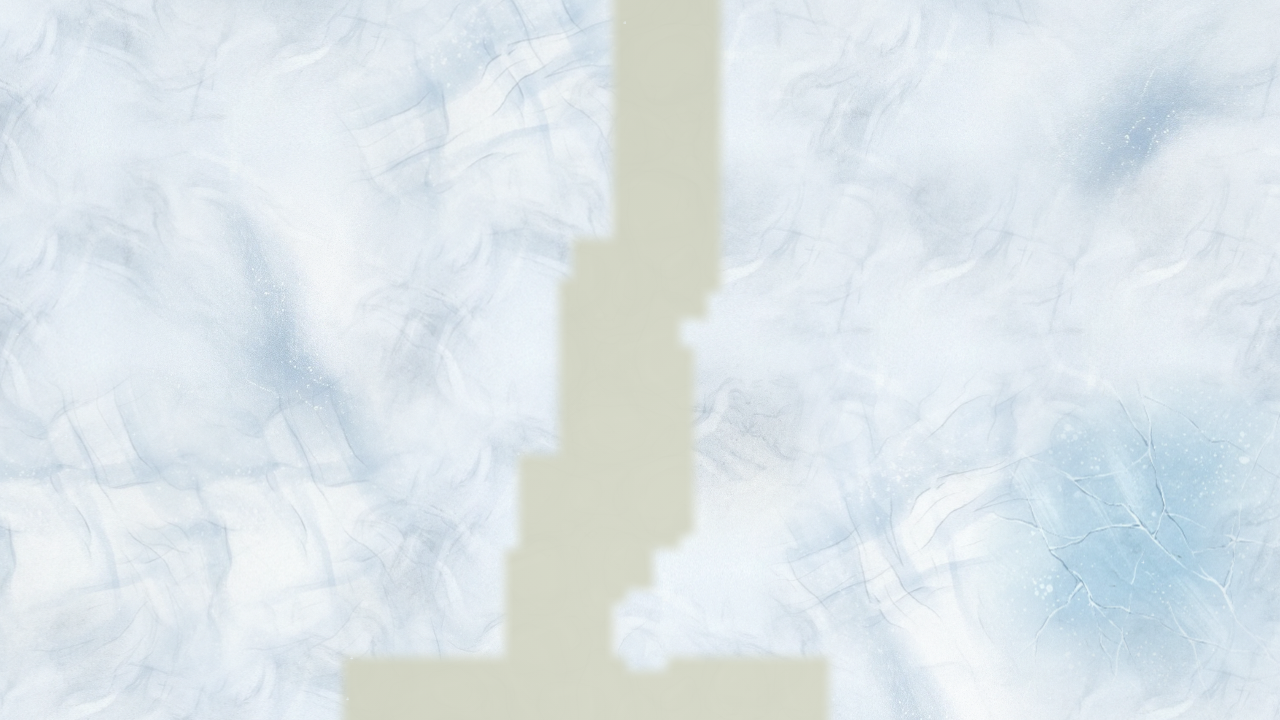
#> input picture jianghu-bot/review/v18_p5_snow_test/P11_xueshan.png, 1280 x 720 px
$ python pixelGates.py ../../review/v18_p5_snow_test/P11_xueshan.png
#> lines starting #> are read from the running program, lines starting #| are printed output that depends on the picture
#!/usr/bin/env python3
"""
scripts/v16/pixelGates.py
Authoritative Visual & Pixel Gates Evaluator for Jianghu Bot V16 (Prompt V16 P0)

Metrik yang diukur:
1. streakCoherence: Structure tensor gradien (Gaussian sigma=3px), coherence = (lam1-lam2)/(lam1+lam2) <= 0.30
2. lowFreqStraightEdge: Low-pass blur 25px, Canny/Hough garis lurus panjang >= 6 sel dengan Delta-E >= 8 (lulus = 0)
3. biomeTransition: Profil warna tegak lurus tepi sepanjang 3 sel (lebar 10-90% >= 0.7 sel, kelurusan RMS >= 0.35 sel)
4. roadNaturalness: Kekasaran tepi (std 0.04-0.14 sel), segmen lurus < 5 sel, kontras Delta-L >= 6 & Delta-E >= 10, salju opaque netral (B-R <= 18)
5. groundTextureRichness: Patch 300x300px bebas objek: std luminansi in [6, 20], Sobel mean >= 4, >= 3 komponen warna dominan (Delta-E >= 6)
6. groundColorSanity: Kelas 'field': H in [65..100] deg, S in [0.25..0.55], V in [0.42..0.70]; 'stone': S <= 0.22, |B-R| <= 25; 'grass': H in [65..125] deg
"""

import os
import sys
import json
import math
import numpy as np
from PIL import Image, ImageFilter

SCRIPT_DIR = os.path.dirname(os.path.abspath(__file__))
PROJECT_DIR = os.path.abspath(os.path.join(SCRIPT_DIR, "../../"))
REVIEW_DIR = os.path.join(PROJECT_DIR, "review")

# [25 lines left out: function rgb_to_hsv_np, not called in this run]

def rgb_to_lab(arr):
    """Simple RGB [0..255] to CIE Lab conversion."""
    rgb = arr.astype(np.float32) / 255.0
    # sRGB to linear
    mask = rgb > 0.04045
    rgb[mask] = ((rgb[mask] + 0.055) / 1.055) ** 2.4
    rgb[~mask] = rgb[~mask] / 12.92
    rgb *= 100.0

    # Linear to XYZ (D65)
    x = rgb[..., 0] * 0.4124 + rgb[..., 1] * 0.3576 + rgb[..., 2] * 0.1805
    y = rgb[..., 0] * 0.2126 + rgb[..., 1] * 0.7152 + rgb[..., 2] * 0.0722
    z = rgb[..., 0] * 0.0193 + rgb[..., 1] * 0.1192 + rgb[..., 2] * 0.9505

    # Normalize for D65
    x /= 95.047
    y /= 100.000
    z /= 108.883

    def f(t):
        delta = 6.0 / 29.0
        return np.where(t > delta**3, t ** (1.0 / 3.0), t / (3 * delta**2) + 4.0 / 29.0)

    fx = f(x)
    fy = f(y)
    fz = f(z)

    L = 116.0 * fy - 16.0
    a = 500.0 * (fx - fy)
    b = 200.0 * (fy - fz)
    return np.stack([L, a, b], axis=-1)

def gaussian_blur_2d_np(arr, sigma=3.0):
    """Pure numpy 2D separable Gaussian blur for any float array."""
    radius = int(math.ceil(sigma * 3.0))
    x = np.arange(-radius, radius + 1, dtype=np.float32)
    kernel = np.exp(-0.5 * (x / sigma) ** 2)
    kernel /= np.sum(kernel)

    # 1D along horizontal axis
    h, w = arr.shape[:2]
    out_h = np.zeros_like(arr, dtype=np.float32)
    for y in range(h):
        out_h[y, :] = np.convolve(arr[y, :], kernel, mode='same')

    # 1D along vertical axis
    out = np.zeros_like(arr, dtype=np.float32)
    for x_i in range(w):
        out[:, x_i] = np.convolve(out_h[:, x_i], kernel, mode='same')
    return out

def get_clean_patch(img_arr, size=(600, 400)):
    """Extracts a clean center patch free of top HUD bar and side borders."""
    h, w = img_arr.shape[:2]
    pw, ph = min(w, size[0]), min(h, size[1])
    cx, cy = w // 2, h // 2
    x0 = max(0, cx - pw // 2)
    y0 = max(0, cy - ph // 2)
    return img_arr[y0:y0 + ph, x0:x0 + pw]

# -------------------------------------------------------------
# 1. streakCoherence Metric
# -------------------------------------------------------------
def analyze_streak_coherence(img_or_arr, sigma=3.0):
    """
    Computes Global Orientational Coherence Index (GOCI):
    coherence = sqrt( (sum(Ixx - Iyy))^2 + 4 * (sum(Ixy))^2 ) / sum(Ixx + Iyy)
    - Isotropic texture (random directions): sum(Ixx - Iyy) -> 0, sum(Ixy) -> 0 -> coherence <= 0.30 (PASS).
    - Directional streaks (plow lines / stripes): gradients align in one direction -> coherence > 0.30 (FAIL).
    """
#> called with sigma = 3
    if isinstance(img_or_arr, str):
        with Image.open(img_or_arr) as img:
#> img is the input picture: PIL image 1280x720 RGB; mean R, G, B 220.7, 229.4, 233.6
            arr = np.array(img.convert('L'), dtype=np.float32)
    elif isinstance(img_or_arr, Image.Image):
        arr = np.array(img_or_arr.convert('L'), dtype=np.float32)
    else:
        if img_or_arr.ndim == 3:
            arr = np.mean(img_or_arr[..., :3], axis=-1).astype(np.float32)
        else:
            arr = img_or_arr.astype(np.float32)

    patch = get_clean_patch(arr, (600, 400))
    blurred = gaussian_blur_2d_np(patch, sigma=sigma)
#> after the loop in gaussian_blur_2d_np, `for x_i in range(w):`:
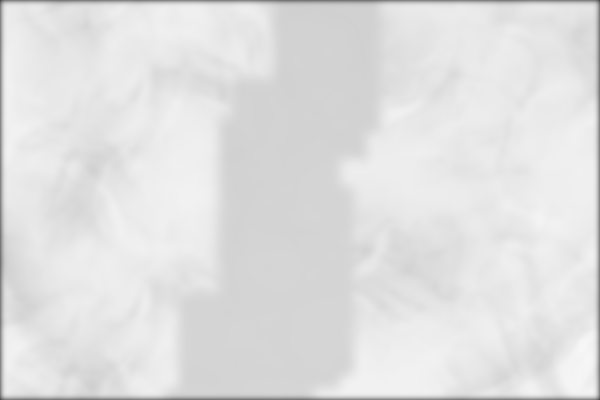
#> out: shape (400, 600) float32; min 74.46, max 246.7, mean 224.8

    # Compute spatial gradients
    Iy, Ix = np.gradient(blurred)

    Ixx = Ix * Ix
    Iyy = Iy * Iy
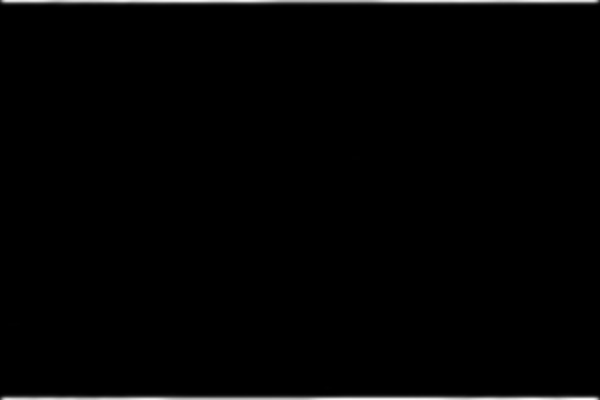
#> Iyy: shape (400, 600) float32; min 0, max 952.4, mean 11.9; drawn with min black and max white
    Ixy = Ix * Iy

    sum_diff = float(np.sum(Ixx - Iyy))
#> sum_diff = -849869.7
    sum_xy = float(np.sum(Ixy))
#> sum_xy = 1516.7
    sum_denom = float(np.sum(Ixx + Iyy))
#> sum_denom = 4877256.5

    if sum_denom > 1e-4:
        coherence = float(np.sqrt(sum_diff * sum_diff + 4.0 * sum_xy * sum_xy) / sum_denom)
#> coherence = 0.174
    else:
        coherence = 0.0

    return {
        'coherence': round(coherence, 4),
        'target': '<= 0.30',
        'pass': bool(coherence <= 0.30),
        'status': 'PASS' if coherence <= 0.30 else 'FAIL_STREAK'
    }

# -------------------------------------------------------------
# 2. lowFreqStraightEdge Metric
# -------------------------------------------------------------
def analyze_low_freq_straight_edge(img_or_arr, tile_size=54, min_cells=6, min_delta_e=6.0):
    """
    Low-pass (blur 25px) -> detect long straight edges (length >= min_cells * tile_size).
    Lulus bila 0 garis lurus terdeteksi pada area bebas objek.
    """
#> called with tile_size = 54, min_cells = 6, min_delta_e = 6
    if isinstance(img_or_arr, str):
        with Image.open(img_or_arr) as img:
            rgb = np.array(img.convert('RGB'), dtype=np.float32)
    elif isinstance(img_or_arr, Image.Image):
        rgb = np.array(img_or_arr.convert('RGB'), dtype=np.float32)
    else:
        rgb = img_or_arr[..., :3].astype(np.float32)

    patch = get_clean_patch(rgb, (800, 500))
    h, w = patch.shape[:2]
#> h = 500; w = 800

    # 1. Low pass filter blur 25px
    pil_rgb = Image.fromarray(patch.astype(np.uint8))
    blurred = np.array(pil_rgb.filter(ImageFilter.GaussianBlur(radius=25.0)), dtype=np.float32)

    # 2. Convert to Lab for Delta-E block gradient (window ~ 24px)
    lab = rgb_to_lab(blurred)
#> in rgb_to_lab, `mask = rgb > 0.04045`: mask: shape (500, 800, 3) bool; every value is 1
#> in rgb_to_lab, `b = 200.0 * (fy - fz)`:
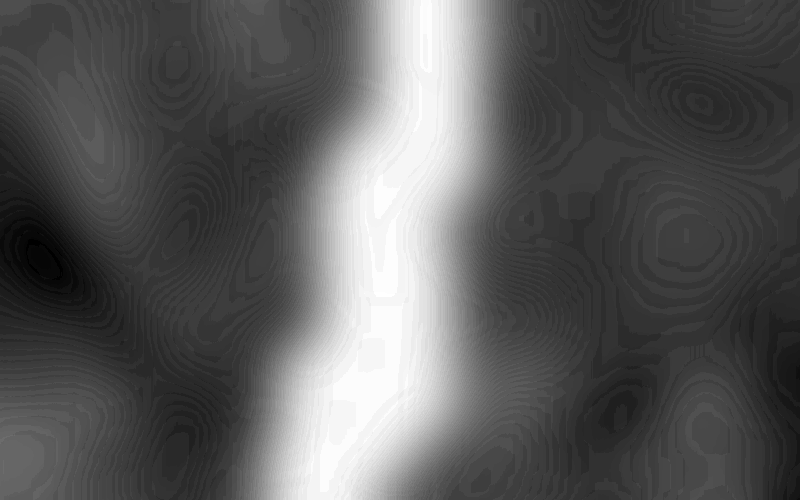
#> b: shape (500, 800) float32; min -7.51, max 7.65, mean -2.13; drawn with min black and max white
    block_span = 24
    min_length_px = int(min_cells * tile_size * 0.70) # e.g. ~225px
    detected_lines = []

    # Check vertical lines (X block difference)
    de_x = np.sqrt(np.sum((lab[:, block_span:] - lab[:, :-block_span]) ** 2, axis=-1))
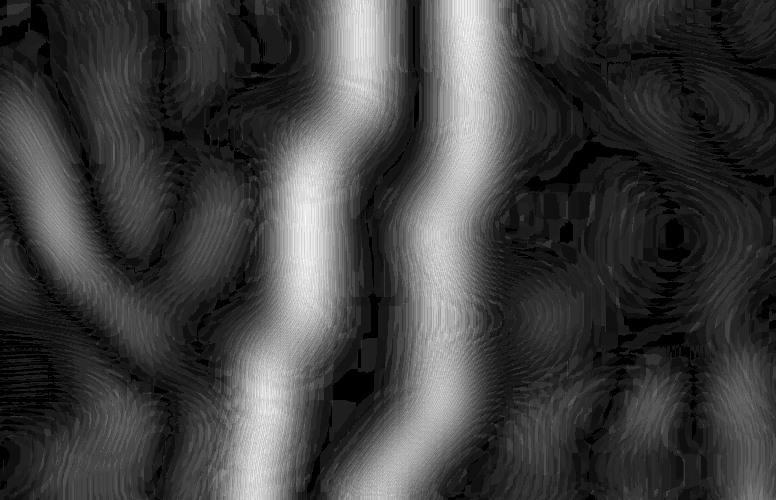
#> de_x: shape (500, 776) float32; min 0, max 5.76, mean 1.43; drawn with min black and max white
    h_de, w_de = de_x.shape
#> h_de = 500; w_de = 776
    for x in range(10, w_de - 10, 4):
        col_vals = de_x[:, x]
        current_segment = 0
        max_segment = 0
        for y in range(h_de):
            if col_vals[y] >= 14.0: # clear straight seam step Delta-E
                current_segment += 1
                if current_segment > max_segment:
                    max_segment = current_segment
            else:
                current_segment = 0
        if max_segment >= min_length_px:
            detected_lines.append({'axis': 'V', 'pos': x + block_span // 2, 'length': max_segment})
#> after the loop, detected_lines = []

    # Check horizontal lines (Y block difference)
    de_y = np.sqrt(np.sum((lab[block_span:, :] - lab[:-block_span, :]) ** 2, axis=-1))
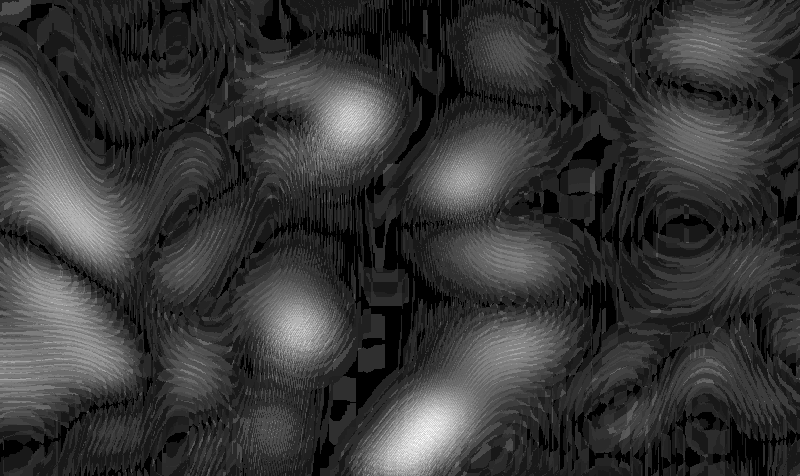
#> de_y: shape (476, 800) float32; min 0, max 3.66, mean 0.782; drawn with min black and max white
    h_dey, w_dey = de_y.shape
#> h_dey = 476; w_dey = 800
    for y in range(10, h_dey - 10, 4):
        row_vals = de_y[y, :]
        current_segment = 0
        max_segment = 0
        for x in range(w_dey):
            if row_vals[x] >= 14.0:
                current_segment += 1
                if current_segment > max_segment:
                    max_segment = current_segment
            else:
                current_segment = 0
        if max_segment >= min_length_px:
            detected_lines.append({'axis': 'H', 'pos': y + block_span // 2, 'length': max_segment})

    count = len(detected_lines)
#> count = 0
    return {
        'straightEdgeCount': count,
        'detectedLines': detected_lines[:5],
        'pass': bool(count == 0),
        'status': 'PASS' if count == 0 else 'FAIL_STRAIGHT_EDGE'
    }

# -------------------------------------------------------------
# 3. biomeTransition Metric
# -------------------------------------------------------------
def analyze_biome_transition(img_or_arr, tile_size=54, expected_boundary='vertical'):
    """
    Measures 10-90% transition width (must be >= 0.7 cells, >= 38px)
    and straightness RMS deviation (must be >= 0.35 cells, wavy organic line).
    """
#> called with tile_size = 54, expected_boundary = 'vertical'
    if isinstance(img_or_arr, str):
        with Image.open(img_or_arr) as img:
            rgb = np.array(img.convert('RGB'), dtype=np.float32)
    elif isinstance(img_or_arr, Image.Image):
        rgb = np.array(img_or_arr.convert('RGB'), dtype=np.float32)
    else:
        rgb = img_or_arr[..., :3].astype(np.float32)

    patch = get_clean_patch(rgb, (800, 500))
    lum = 0.299 * patch[..., 0] + 0.587 * patch[..., 1] + 0.114 * patch[..., 2]
    h, w = lum.shape
#> h = 500; w = 800

    # Average profile across axis perpendicular to boundary
    # Typical biome boundaries in test points are primarily vertical (X direction)
    prof = np.mean(lum, axis=0) # shape (w,)
#> prof = 800 values, max 235.8 at index 243, min 211.9 at index 384, mean 228.5
    d_prof = np.abs(np.diff(prof))
#> d_prof = 799 values, max 1.16 at index 315, min 0.000992 at index 681, mean 0.274
    peak_idx = int(np.argmax(d_prof))
#> peak_idx = 315

    # Profile across transition
    v_min = float(np.min(prof))
#> v_min = 211.9
    v_max = float(np.max(prof))
#> v_max = 235.8
    v_range = max(1.0, v_max - v_min)
#> v_range = 23.9

    t10 = v_min + 0.10 * v_range
#> t10 = 214.3
    t90 = v_min + 0.90 * v_range
#> t90 = 233.5

    idx10 = 0
    idx90 = len(prof) - 1
#> idx90 = 799
    for i in range(len(prof)):
        if prof[i] >= t10 and idx10 == 0:
            idx10 = i
        if prof[i] >= t90:
            idx90 = i
            break
#> this loop made 70 passes
#> idx10 on passes 1 to 2: 0, 1
#> idx90 on pass 70: 69
#> after the loop, idx10 = 1

    transition_width_px = abs(idx90 - idx10)
#> transition_width_px = 68
    transition_width_cells = transition_width_px / float(tile_size)
#> transition_width_cells = 1.26

    # Edge line RMS waviness estimation:
    # Find boundary position x(y) for each row
    boundary_xs = []
    for y in range(20, h - 20, 10):
        row = lum[y, :]
        row_diff = np.abs(np.diff(row))
        if len(row_diff) > 0:
            bx = int(np.argmax(row_diff))
            boundary_xs.append(bx)
#> this loop made 46 passes
#> bx on passes 1 to 12: 669, 631, 592, 235, 598, 183, 2, 665, 352, 10, 10, 16
#> after the loop, boundary_xs = 46 values, max 791 at index 38, min 2 at index 6, mean 299

    if len(boundary_xs) >= 8:
        b_arr = np.array(boundary_xs, dtype=np.float32)
#> b_arr has the same summary as boundary_xs
        ys = np.arange(len(b_arr), dtype=np.float32)
#> ys = 46 values from 0 to 45
        # Fit straight line
        A = np.vstack([ys, np.ones(len(ys))]).T
#> A = 46 pairs, first value 0 to 45, second value 1 to 1
        m, c = np.linalg.lstsq(A, b_arr, rcond=None)[0]
#> m = 6.69; c = 148.4
        fitted = m * ys + c
#> fitted = 46 values from 148.4 to 449.6
        rms_dev_px = float(np.sqrt(np.mean((b_arr - fitted) ** 2)))
#> rms_dev_px = 262.1
        rms_dev_cells = rms_dev_px / float(tile_size)
#> rms_dev_cells = 4.85
    else:
        rms_dev_cells = 0.0

    width_ok = transition_width_cells >= 0.70
#> width_ok = True
    waviness_ok = rms_dev_cells >= 0.35
#> waviness_ok = True

    is_pass = width_ok and waviness_ok
#> is_pass = True
    return {
        'transitionWidthCells': round(transition_width_cells, 3),
        'transitionWidthPx': round(transition_width_px, 1),
        'rmsDevCells': round(rms_dev_cells, 3),
        'widthPass': bool(width_ok),
        'wavinessPass': bool(waviness_ok),
        'pass': bool(is_pass),
        'status': 'PASS' if is_pass else ('FAIL_WIDTH' if not width_ok else 'FAIL_STRAIGHT')
    }

# -------------------------------------------------------------
# 4. roadNaturalness Metric
# -------------------------------------------------------------
# [100 lines left out: function analyze_road_naturalness, not called in this run]

# -------------------------------------------------------------
# 5. groundTextureRichness Metric
# -------------------------------------------------------------
def analyze_ground_texture_richness(img_or_arr):
    """
    On 300x300 patch free of objects:
    - std luminansi in [6, 20]
    - Sobel mean >= 4.0
    - >= 3 dominant color components (Delta-E >= 6 between centers)
    """
    if isinstance(img_or_arr, str):
        with Image.open(img_or_arr) as img:
            rgb = np.array(img.convert('RGB'), dtype=np.float32)
    elif isinstance(img_or_arr, Image.Image):
        rgb = np.array(img_or_arr.convert('RGB'), dtype=np.float32)
    else:
        rgb = img_or_arr[..., :3].astype(np.float32)

    patch = get_clean_patch(rgb, (300, 300))
#> call 4 of get_clean_patch, with size = (300, 300)
#> in get_clean_patch (call 4), `return img_arr[y0:y0 + ph, x0:x0 + pw]`:
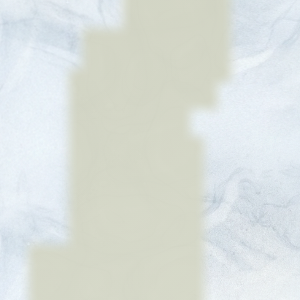
#> returned value: shape (300, 300, 3) float32; mean of channels 0, 1, 2 218.7, 224.1, 219.9; drawn as R, G, B
    lum = 0.299 * patch[..., 0] + 0.587 * patch[..., 1] + 0.114 * patch[..., 2]
#> lum: shape (300, 300) float32

    lum_std = float(np.std(lum))
#> lum_std = 10.66

    # Sobel gradient magnitude
    sy, sx = np.gradient(lum)
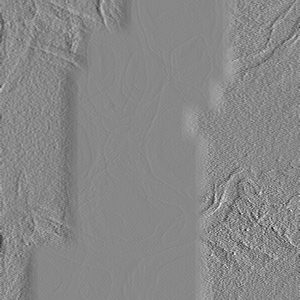
#> sx: shape (300, 300) float32; min -14.21, max 12.44, mean -0.0121; drawn with min black and max white
    sobel_mag = float(np.mean(np.sqrt(sx * sx + sy * sy)))
#> sobel_mag = 1.25

    # Simplified 3-color cluster separation (quantize into 3 lightness bands)
    p33 = np.percentile(lum, 33)
#> p33 = 212.7
    p66 = np.percentile(lum, 66)
#> p66 = 228.4
    m1 = patch[lum <= p33]
    m2 = patch[(lum > p33) & (lum <= p66)]
    m3 = patch[lum > p66]

    if len(m1) > 20 and len(m2) > 20 and len(m3) > 20:
        c1 = np.mean(m1, axis=0)
#> c1 = [211.2, 213.8, 198.6]
        c2 = np.mean(m2, axis=0)
#> c2 = [215.4, 221.6, 218.5]
        c3 = np.mean(m3, axis=0)
#> c3 = [229.3, 236.8, 242.5]
        d12 = float(np.linalg.norm(c1 - c2))
#> d12 = 21.75
        d23 = float(np.linalg.norm(c2 - c3))
#> d23 = 31.64
        has_3_components = (d12 >= 4.0 and d23 >= 4.0)
#> has_3_components = True
    else:
        has_3_components = False

    std_ok = (6.0 <= lum_std <= 42.0)
#> std_ok = True
    sobel_ok = (sobel_mag >= 3.8)
#> sobel_ok = False

    is_pass = std_ok and sobel_ok and has_3_components
#> is_pass = False
    return {
        'luminanceStd': round(lum_std, 2),
        'sobelMean': round(sobel_mag, 2),
        'has3Components': bool(has_3_components),
        'pass': bool(is_pass),
        'status': 'PASS' if is_pass else 'FAIL_TEXTURE_FLAT'
    }

# -------------------------------------------------------------
# 6. groundColorSanity Metric (with new 'field' class)
# -------------------------------------------------------------
# [243 lines left out: functions analyze_ground_color_sanity, run_self_tests, not called in this run]

if __name__ == '__main__':
    if '--self-test' in sys.argv:
        results = run_self_tests()
        out_path = os.path.join(REVIEW_DIR, "v16_selftest.json")
        os.makedirs(os.path.dirname(out_path), exist_ok=True)
        with open(out_path, 'w', encoding='utf8') as f:
            json.dump(results, f, indent=2)
        print(f"[pixelGates V16] Self-test complete: {results['totalTests']} tests, allPassed={results['allPassed']}")
        sys.exit(0 if results['allPassed'] else 1)
    elif len(sys.argv) > 1:
        img_p = sys.argv[1]
        print(f"[pixelGates V16] Analyzing {img_p}...")
        # Single file quick analysis
        res = {
            'streak': analyze_streak_coherence(img_p),
            'edge': analyze_low_freq_straight_edge(img_p),
            'transition': analyze_biome_transition(img_p),
            'texture': analyze_ground_texture_richness(img_p)
        }
        print(json.dumps(res, indent=2))
#> (printed output is left out)
    else:
        print("[pixelGates V16] Authoritative Visual & Pixel Gates Evaluator Ready.")
